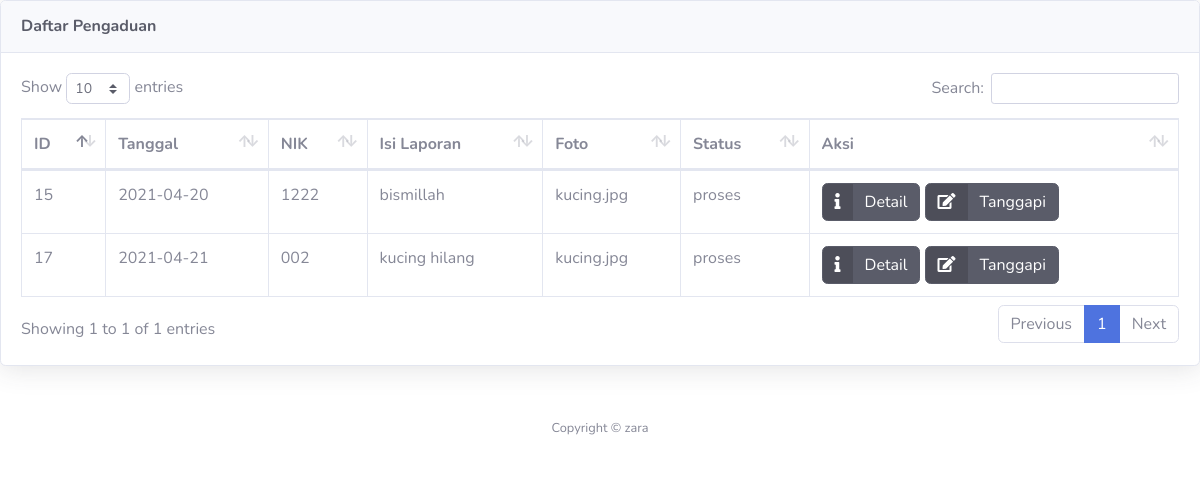
Screenshot of /pengaduanmasyarakat/admin/verifikasi_pengaduan.php with the database file from the repository.
### tables this page shows
CREATE TABLE `pengaduan` (
  `id_pengaduan` int(11) NOT NULL,
  `tgl_pengaduan` date NOT NULL,
  `nik` varchar(16) NOT NULL,
  `isi_laporan` text NOT NULL,
  `foto` varchar(255) NOT NULL,
  `status` enum('belum ditanggapi','proses','selesai','') NOT NULL
);

### pengaduanmasyarakat/admin/verifikasi_pengaduan.php (the view, shortened to what this page needs)
<!DOCTYPE html>
<html lang="en">
<head>
  <link href="../vendor/fontawesome-free/css/all.min.css" rel="stylesheet" type="text/css">
  <link href="../css/sb-admin-2.min.css" rel="stylesheet">
  <link href="../vendor/datatables/dataTables.bootstrap4.min.css" rel="stylesheet">
</head>
<body id="page-top">
          <div class="card shadow mb-4">
            <div class="card-header py-3">
              <h6 class="m-0 font-weight-bold text-dark">Daftar Pengaduan</h6>
            </div>
            <div class="card-body">
              <div class="table-responsive">
                <table class="table table-bordered" id="dataTable" width="100%" cellspacing="0">
                  <thead>
                    <tr>
                      <th>ID</th>
                      <th>Tanggal</th>
                      <th>NIK</th>
                      <th>Isi Laporan</th>
                      <th>Foto</th>
                      <th>Status</th>
                      <th>Aksi</th>
                    </tr>
                  </thead>
                  <?php
                  require '../koneksi.php';
                  $sql=mysqli_query($conn,"select * from pengaduan where status='proses'");
                  while ($data=mysqli_fetch_array($sql)) {
                  ?>
                  <tbody>
                    <tr>
                      <td><?php echo $data['id_pengaduan']; ?></td>
                      <td><?php echo $data['tgl_pengaduan']; ?></td>
                      <td><?php echo $data['nik']; ?></td>
                      <td><?php echo $data['isi_laporan']; ?></td>
                      <td><?php echo $data['foto']; ?></td>
                      <td><?php echo $data['status']; ?></td>
                      <td>
                        <a href="?url=detail_pengaduan&id=<?php echo $data['id_pengaduan']; ?>" class="btn btn-dark btn-icon-split">
                          <span class="icon text-white-30">
                            <i class="fas fa-info"></i>
                          </span>
                          <span class="text">Detail</span>
                        </a>
                        <a href="?url=tanggapan&id=<?php echo $data['id_pengaduan']; ?>" class="btn btn-dark btn-icon-split">
                          <span class="icon text-white-30">
                            <i class="fas fa-edit"></i>
                          </span>
                          <span class="text">Tanggapi</span>
                        </a>
                      </td>
                    </tr>
                  </tbody>
                <?php } ?>
                </table>
              </div>
            </div>
          </div>
      <footer class="sticky-footer bg-white">
        <div class="container my-auto">
          <div class="copyright text-center my-auto">
            <span>Copyright &copy; zara</span>
          </div>
        </div>
      </footer>
</body>
</html>

### rows the page displays
pengaduan: id_pengaduan "15", tgl_pengaduan "2021-04-20", nik "1222", isi_laporan "bismillah", foto "kucing.jpg", status "proses"
pengaduan: id_pengaduan "17", tgl_pengaduan "2021-04-21", nik "002", isi_laporan "kucing hilang", foto "kucing.jpg", status "proses"
